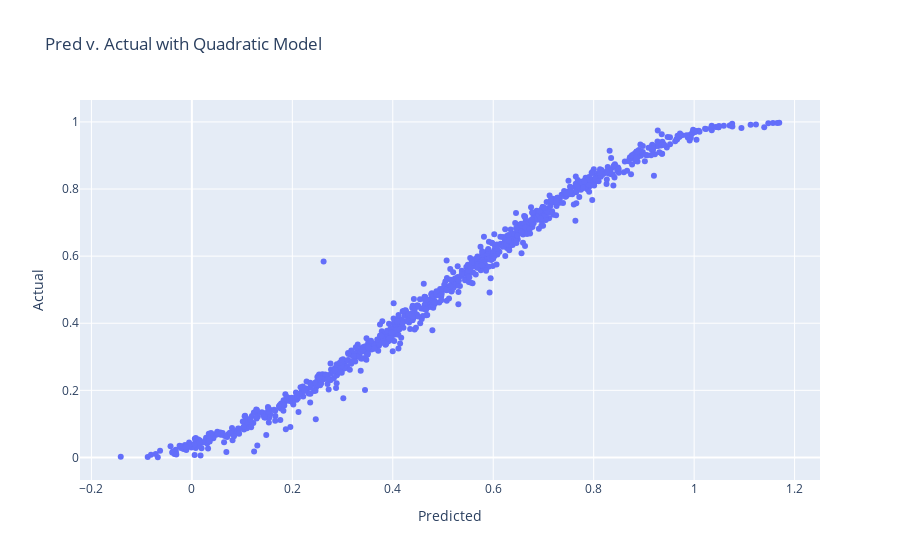
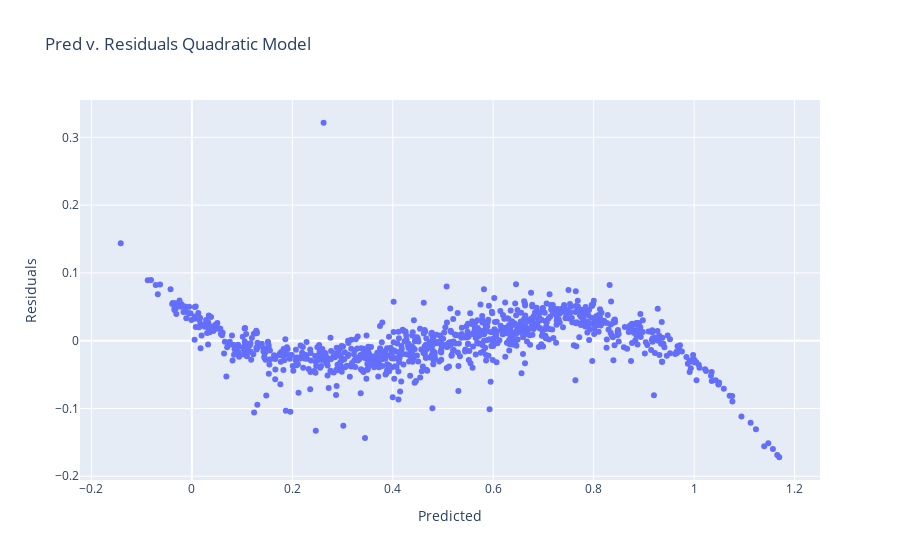

Notebook code cell kept with these figures, in order:
### Markdown cell above
### Quadratic Model

### Code cell
poly = PolynomialFeatures(degree=2, include_bias=False)
poly_features = poly.fit_transform(X)

X_train, X_test, y_train, y_test = train_test_split(
    poly_features, y, test_size=0.3, random_state=1
)

poly_reg_model = LinearRegression()
poly_reg_model.fit(X_train, y_train)
y_pred = poly_reg_model.predict(X_test)
y_pred

resid = y_test - y_pred

display(
    px.scatter(
        x=y_pred,
        y=y_test,
        labels={"x": "Predicted", "y": "Actual"},
        title="Pred v. Actual with Quadratic Model",
    )
)
display(
    px.scatter(
        x=y_pred,
        y=resid,
        labels={"x": "Predicted", "y": "Residuals"},
        title="Pred v. Residuals Quadratic Model",
    )
)

### Figure 1 — Plotly figure (JSON) as saved in the notebook; plotly's stock layout.template omitted (floating-point values rounded to 4 significant figures; data arrays with more than 128 entries replaced by an {"elided": "..."} marker saying what was removed)
{"data": [{"hovertemplate": "Predicted=%{x}<br>Actual=%{y}<extra></extra>", "legendgroup": "", "marker": {"color": "#636efa", "symbol": "circle"}, "mode": "markers", "name": "", "orientation": "v", "showlegend": false, "type": "scatter", "x": {"elided": "943 float values"}, "xaxis": "x", "y": {"elided": "943 float values"}, "yaxis": "y"}], "layout": {"legend": {"tracegroupgap": 0}, "title": {"text": "Pred v. Actual with Quadratic Model"}, "xaxis": {"anchor": "y", "domain": [0, 1], "title": {"text": "Predicted"}}, "yaxis": {"anchor": "x", "domain": [0, 1], "title": {"text": "Actual"}}}}

### Figure 2 — Plotly figure (JSON) as saved in the notebook; plotly's stock layout.template omitted (floating-point values rounded to 4 significant figures; data arrays with more than 128 entries replaced by an {"elided": "..."} marker saying what was removed)
{"data": [{"hovertemplate": "Predicted=%{x}<br>Residuals=%{y}<extra></extra>", "legendgroup": "", "marker": {"color": "#636efa", "symbol": "circle"}, "mode": "markers", "name": "", "orientation": "v", "showlegend": false, "type": "scatter", "x": {"elided": "943 float values"}, "xaxis": "x", "y": {"elided": "943 float values"}, "yaxis": "y"}], "layout": {"legend": {"tracegroupgap": 0}, "title": {"text": "Pred v. Residuals Quadratic Model"}, "xaxis": {"anchor": "y", "domain": [0, 1], "title": {"text": "Predicted"}}, "yaxis": {"anchor": "x", "domain": [0, 1], "title": {"text": "Residuals"}}}}
